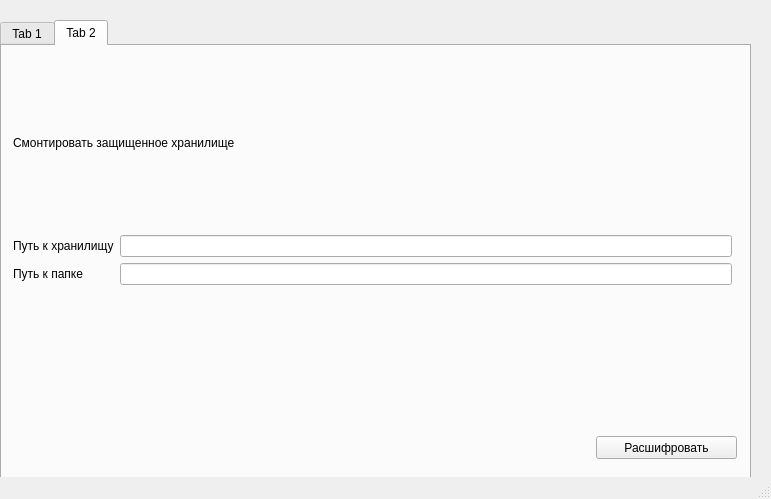
<?xml version="1.0" encoding="UTF-8"?>
<ui version="4.0">
 <class>MainWindow</class>
 <widget class="QMainWindow" name="MainWindow">
  <property name="geometry">
   <rect>
    <x>0</x>
    <y>0</y>
    <width>771</width>
    <height>499</height>
   </rect>
  </property>
  <property name="windowTitle">
   <string>MainWindow</string>
  </property>
  <widget class="QWidget" name="centralWidget">
   <widget class="QTabWidget" name="encryptTabWidget">
    <property name="geometry">
     <rect>
      <x>0</x>
      <y>20</y>
      <width>751</width>
      <height>461</height>
     </rect>
    </property>
    <property name="currentIndex">
     <number>1</number>
    </property>
    <widget class="QWidget" name="tab">
     <attribute name="title">
      <string>Tab 1</string>
     </attribute>
     <widget class="QWidget" name="verticalLayoutWidget">
      <property name="geometry">
       <rect>
        <x>0</x>
        <y>0</y>
        <width>751</width>
        <height>391</height>
       </rect>
      </property>
      <layout class="QVBoxLayout" name="verticalLayout">
       <item>
        <widget class="QLabel" name="label">
         <property name="text">
          <string>Создать защищенное хранилище</string>
         </property>
        </widget>
       </item>
       <item>
        <layout class="QFormLayout" name="formLayout">
         <property name="fieldGrowthPolicy">
          <enum>QFormLayout::AllNonFixedFieldsGrow</enum>
         </property>
         <item row="1" column="0">
          <widget class="QLabel" name="folderPathLable">
           <property name="text">
            <string>Путь к папке</string>
           </property>
          </widget>
         </item>
         <item row="1" column="1">
          <widget class="QLineEdit" name="folderPathLineEdit"/>
         </item>
         <item row="2" column="0">
          <widget class="QLabel" name="storagePathLable">
           <property name="text">
            <string>Путь к хранилищу</string>
           </property>
          </widget>
         </item>
         <item row="2" column="1">
          <widget class="QLineEdit" name="storagePathLineEdit"/>
         </item>
        </layout>
       </item>
      </layout>
     </widget>
     <widget class="QPushButton" name="encryptPushButton">
      <property name="geometry">
       <rect>
        <x>614</x>
        <y>400</y>
        <width>121</width>
        <height>23</height>
       </rect>
      </property>
      <property name="text">
       <string>Зашифровать</string>
      </property>
     </widget>
    </widget>
    <widget class="QWidget" name="tab_2">
     <attribute name="title">
      <string>Tab 2</string>
     </attribute>
     <widget class="QWidget" name="verticalLayoutWidget_2">
      <property name="geometry">
       <rect>
        <x>0</x>
        <y>0</y>
        <width>741</width>
        <height>371</height>
       </rect>
      </property>
      <layout class="QVBoxLayout" name="verticalLayout_2">
       <item>
        <widget class="QLabel" name="label_4">
         <property name="text">
          <string>Смонтировать защищенное хранилище</string>
         </property>
        </widget>
       </item>
       <item>
        <layout class="QFormLayout" name="formLayout_2">
         <property name="fieldGrowthPolicy">
          <enum>QFormLayout::AllNonFixedFieldsGrow</enum>
         </property>
         <item row="1" column="1">
          <widget class="QLineEdit" name="folderPathLineEdit_2"/>
         </item>
         <item row="2" column="1">
          <widget class="QLineEdit" name="storagePathLineEdit_3"/>
         </item>
         <item row="2" column="0">
          <widget class="QLabel" name="label_5">
           <property name="text">
            <string>Путь к папке</string>
           </property>
          </widget>
         </item>
         <item row="1" column="0">
          <widget class="QLabel" name="label_6">
           <property name="text">
            <string>Путь к хранилищу</string>
           </property>
          </widget>
         </item>
        </layout>
       </item>
      </layout>
     </widget>
     <widget class="QPushButton" name="decryptPushButton">
      <property name="geometry">
       <rect>
        <x>594</x>
        <y>390</y>
        <width>141</width>
        <height>23</height>
       </rect>
      </property>
      <property name="text">
       <string>Расшифровать</string>
      </property>
     </widget>
    </widget>
   </widget>
  </widget>
  <widget class="QStatusBar" name="statusBar"/>
 </widget>
 <layoutdefault spacing="6" margin="11"/>
 <resources/>
 <connections/>
</ui>
